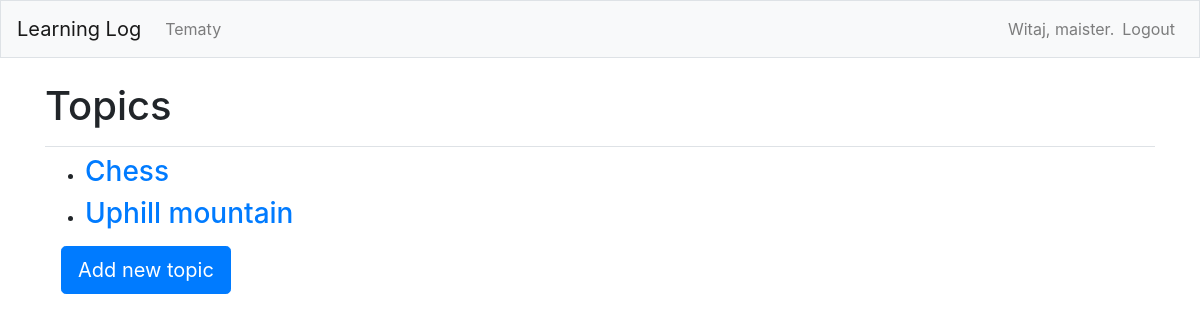
The page /topics/ (signed in) on the database as committed earlier.
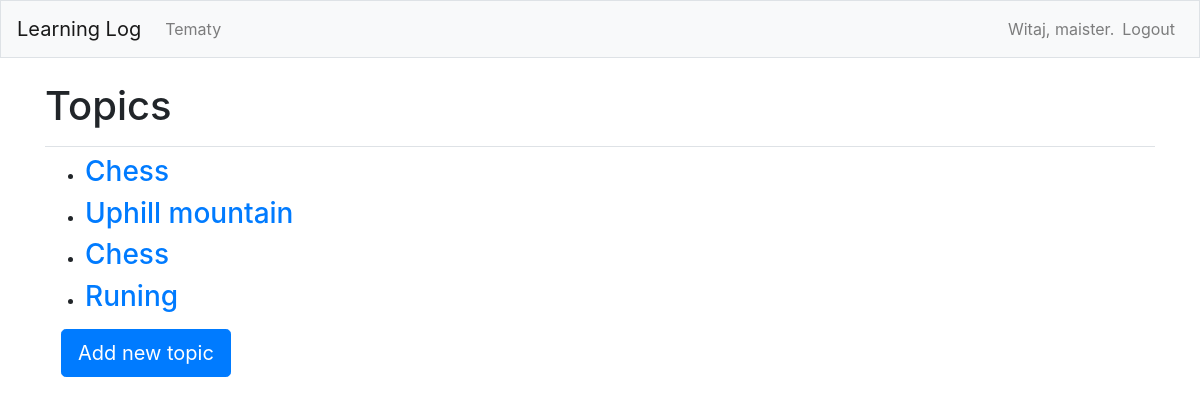
The same page on the database as committed later.
### learning_logs/models.py (models this page shows)
class Topic(models.Model):
    text = models.CharField(max_length=200)
    date_added = models.DateTimeField(auto_now_add=True)
    owner = models.ForeignKey(User, on_delete=models.CASCADE)
    def __str__(self) -> str:
        return self.text

### learning_logs/views.py (the view)
# urls.py: path('topics/', views.topics, name='topics'),
@login_required
def topics(request):
    topics = Topic.objects.filter(owner=request.user).order_by('date_added')
    context = {'topics': topics}
    return render(request, 'learning_logs/topics.html', context)

### learning_logs/templates/learning_logs/topics.html
{% extends "learning_logs/base.html" %}
{% block page_header %}
    <h1>Topics</h1>
{% endblock page_header %}
{% block content %}
    <ul>
        {% for topic in topics %}
            <li><h3>
                <a href="{% url 'learning_logs:topic' topic.id %}">{{ topic }}</a>
            </h3></li>
        {% empty %}
            <h3><li>Not add topic yet</li></h3>
        {% endfor %}
    </ul>
    <div class="d-grid mb-3 ml-3">
        <a class="btn btn-primary btn-lg" data-bs-toggle="button" role="button" href="{% url 'learning_logs:new_topic' %}">Add new topic</a>
    </div>
{% endblock content %}

Rows that differ between the two databases and show on the page:
added Topic: text "Chess"
added Topic: text "Runing"
